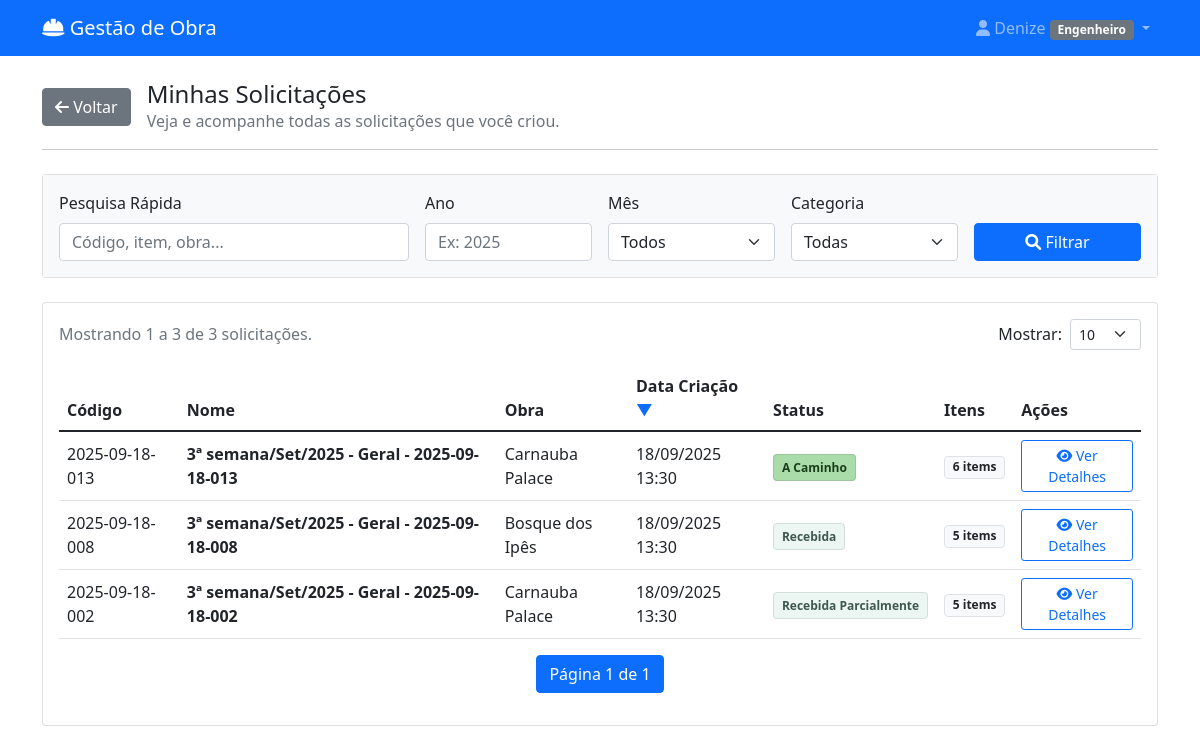
The app's page /minhas-solicitacoes/ (signed in), older data.
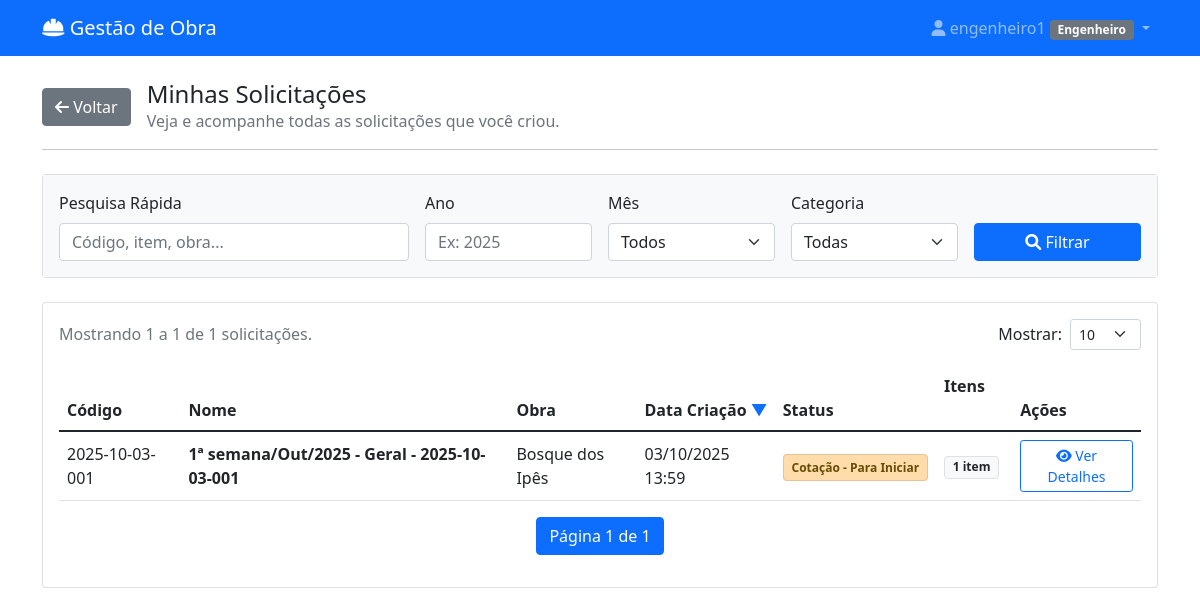
The same page, newer data.
### materiais/models.py (models this page shows, shortened)
class User(AbstractUser):
    PERFIL_CHOICES = [
        ('almoxarife_obra', 'Almoxarife da Obra'),
        ('engenheiro', 'Engenheiro'),
        ('almoxarife_escritorio', 'Almoxarife do Escritório'),
        ('diretor', 'Diretor'),
    ]
    perfil = models.CharField(max_length=30, choices=PERFIL_CHOICES)
    telefone = models.CharField(max_length=15, blank=True)
    obras = models.ManyToManyField('Obra', blank=True, related_name='usuarios')
    assinatura_imagem = models.ImageField(upload_to='assinaturas/', null=True, blank=True, verbose_name="Imagem da Assinatura")

class SolicitacaoCompra(models.Model):
    STATUS_CHOICES = [
        ('rascunho', 'Rascunho'),
        ('pendente_aprovacao', 'Pendente de Aprovação'),
        ('aprovado_engenharia', 'Aprovado - Engenharia'),
        ('aprovada', 'Cotação - Para Iniciar'),
        ('rejeitada', 'Rejeitada'),
        ('em_cotacao', 'Cotação - Em Andamento'),
        ('aguardando_resposta', 'Cotação - Aguardando Resposta'),
        ('cotacao_selecionada', 'Cotação - Recebida/Analisar'),
        ('finalizada', 'RM Gerada'),
        ('a_caminho', 'A Caminho'),
        ('recebida_parcial', 'Recebida Parcialmente'),  # <-- NOVO STATUS ADICIONADO
        ('recebida', 'Recebida'),
    ]
    numero = models.CharField(max_length=100, unique=True, blank=True, verbose_name="Código")
    solicitante = models.ForeignKey(User, on_delete=models.CASCADE, related_name='solicitacoes')
    obra = models.ForeignKey(Obra, on_delete=models.CASCADE, null=True, blank=True)
    destino = models.ForeignKey(
        DestinoEntrega,
        on_delete=models.SET_NULL,
        null=True,
        blank=True,
        verbose_name="Destino de Entrega"
    )
    categoria_sc = models.ForeignKey(
        CategoriaSC,
        on_delete=models.SET_NULL,
        null=True,
        blank=True,
        verbose_name="Categoria da SC"
    )
    data_criacao = models.DateTimeField(auto_now_add=True)
    data_necessidade = models.DateField()
    justificativa = models.TextField(verbose_name="Observação Geral")
    is_emergencial = models.BooleanField(default=False, verbose_name="Solicitação Emergencial")
    status = models.CharField(max_length=20, choices=STATUS_CHOICES, default='rascunho')
    aprovador = models.ForeignKey(User, on_delete=models.SET_NULL, null=True, blank=True, related_name='aprovacoes')
    data_aprovacao = models.DateTimeField(null=True, blank=True)
    observacoes_aprovacao = models.TextField(blank=True)
    data_recebimento = models.DateTimeField(null=True, blank=True, verbose_name="Data de Recebimento")
    recebedor = models.ForeignKey(User, on_delete=models.CASCADE, verbose_name="Recebedor", null=True, blank=True)
    sc_mae = models.ForeignKey(
        'self',
        on_delete=models.SET_NULL,
        null=True,
        blank=True,
        related_name='scs_filhas'
    )
    @property
    def nome_descritivo(self):
        if not self.numero or not self.data_criacao:
            return "SC em criação..."
        data = timezone.localtime(self.data_criacao)
        semana_do_mes = (data.day - 1) // 7 + 1
        meses = ['Jan', 'Fev', 'Mar', 'Abr', 'Mai', 'Jun', 'Jul', 'Ago', 'Set', 'Out', 'Nov', 'Dez']
        mes_str = meses[data.month - 1]
        ano_str = data.strftime('%Y')
        categoria_nome = self.categoria_sc.nome if self.categoria_sc else "Geral"
        return f"{semana_do_mes}ª semana/{mes_str}/{ano_str} - {categoria_nome} - {self.numero}"

class Obra(models.Model):
    nome = models.CharField(max_length=100, verbose_name="Nome da Obra")
    endereco = models.CharField(max_length=200, blank=True, verbose_name="Endereço")
    data_inicio = models.DateField(null=True, blank=True, verbose_name="Data de Início")
    data_fim = models.DateField(null=True, blank=True, verbose_name="Data de Fim")
    ativa = models.BooleanField(default=True, verbose_name="Ativa")
    class Meta:
        verbose_name = "Obra"
        verbose_name_plural = "Obras"

### materiais/views.py (the view)
# urls.py: path('minhas-solicitacoes/', views.minhas_solicitacoes, name='minhas_solicitacoes'),
@login_required
def minhas_solicitacoes(request):
    termo_busca = request.GET.get('q', '').strip()
    ano = request.GET.get('ano', '')
    mes = request.GET.get('mes', '')
    categoria_id = request.GET.get('categoria', '')
    sort_by = request.GET.get('sort', 'data_criacao')
    direction = request.GET.get('dir', 'desc')
    base_query = SolicitacaoCompra.objects.filter(solicitante=request.user)
    if termo_busca:
        base_query = base_query.filter(
            Q(numero__icontains=termo_busca) | Q(nome_descritivo__icontains=termo_busca) |
            Q(itens__descricao__icontains=termo_busca) | Q(obra__nome__icontains=termo_busca)
        ).distinct()
    if ano: base_query = base_query.filter(data_criacao__year=ano)
    if mes: base_query = base_query.filter(data_criacao__month=mes)
    if categoria_id: base_query = base_query.filter(categoria_sc_id=categoria_id)
    base_query = base_query.annotate(item_count=Count('itens'))
    status_order = Case(*[When(status=s[0], then=Value(i)) for i, s in enumerate(SolicitacaoCompra.STATUS_CHOICES)], output_field=IntegerField())
    base_query = base_query.annotate(status_order=status_order)
    valid_sort_fields = {'codigo': 'numero', 'obra': 'obra__nome', 'data_criacao': 'data_criacao', 'status': 'status_order', 'itens': 'item_count'}
    order_field = valid_sort_fields.get(sort_by, 'data_criacao')
    order = f'-{order_field}' if direction == 'desc' else order_field
    solicitacoes_list = base_query.select_related('obra').order_by(order)
    per_page = request.GET.get('per_page', 10) # Padrão de 10 itens por página
    paginator = Paginator(solicitacoes_list, per_page)
    page_number = request.GET.get('page')
    page_obj = paginator.get_page(page_number)
    context = {
        'solicitacoes': page_obj, # IMPORTANTE: Enviamos o objeto da página, não mais a lista completa
        'per_page': per_page,
        'categorias_sc': CategoriaSC.objects.all().order_by('nome'),
        'meses_opcoes': range(1, 13),
        'filtros_aplicados': { 'q': termo_busca, 'ano': ano, 'mes': mes, 'categoria': categoria_id, },
        'current_sort': sort_by,
        'current_dir': direction,
    }
    return render(request, 'materiais/minhas_solicitacoes.html', context)

### materiais/templatetags/materiais_extras.py (called while the page is built)
@register.filter
def remove_param(query_string, keys_to_remove):
    keys_to_remove = keys_to_remove.split(',')
    query_dict = QueryDict(query_string).copy()
    for key in keys_to_remove:
        if key in query_dict:
            del query_dict[key]
    return query_dict.urlencode()

### materiais/templates/materiais/minhas_solicitacoes.html (shortened to what this page needs)
{% extends 'materiais/base.html' %}
{% load materiais_extras %}
{% block content %}
<div class="d-flex align-items-center mb-3">
    <a href="{% url 'materiais:dashboard' %}" class="btn btn-secondary me-3"><i class="fas fa-arrow-left"></i> Voltar</a>
    <div>
        <h4 class="mb-0">Minhas Solicitações</h4>
        <p class="text-muted mb-0">Veja e acompanhe todas as solicitações que você criou.</p>
    </div>
</div>
<hr class="mb-4">
<div class="card mb-4">
    <div class="card-body bg-light">
        <form method="GET" action="{% url 'materiais:minhas_solicitacoes' %}">
            <div class="row g-3 align-items-end">
                <div class="col-md-4"><label for="q" class="form-label">Pesquisa Rápida</label><input type="text" name="q" id="q" class="form-control" value="{{ filtros_aplicados.q }}" placeholder="Código, item, obra..."></div>
                <div class="col-md-2"><label for="ano" class="form-label">Ano</label><input type="number" name="ano" id="ano" class="form-control" value="{{ filtros_aplicados.ano }}" placeholder="Ex: 2025"></div>
                <div class="col-md-2"><label for="mes" class="form-label">Mês</label><select name="mes" id="mes" class="form-select"><option value="">Todos</option></select></div>
                <div class="col-md-2"><label for="categoria" class="form-label">Categoria</label><select name="categoria" id="categoria" class="form-select"><option value="">Todas</option></select></div>
                <div class="col-md-2"><button type="submit" class="btn btn-primary w-100"><i class="fas fa-search"></i> Filtrar</button></div>
            </div>
        </form>
    </div>
</div>
<div class="card">
    <div class="card-body">
        {% if solicitacoes %}
        <div class="d-flex justify-content-between align-items-center mb-3">
            <p class="text-muted mb-0">
                Mostrando {{ solicitacoes.start_index }} a {{ solicitacoes.end_index }} de {{ solicitacoes.paginator.count }} solicitações.
            </p>
            <form method="GET" action="" class="d-flex align-items-center">
                <label for="per_page" class="form-label me-2 mb-0">Mostrar:</label>
                <select name="per_page" id="per_page" class="form-select form-select-sm" style="width: auto;" onchange="this.form.submit()">
                    <option value="10" {% if per_page == '10' %}selected{% endif %}>10</option>
                </select>
            </form>
        </div>
            <div class="table-responsive">
                <table class="table table-hover align-middle">
                    <thead>
                        <tr>
                            {% with base_url=request.path url_params=request.GET.urlencode|remove_param:'sort,dir' %}
                            <th class="sortable">
                                <a href="{{ base_url }}?sort=codigo&dir={% if current_sort == 'codigo' and current_dir == 'asc' %}desc{% else %}asc{% endif %}&{{ url_params }}">
                                    Código
                                </a>
                            </th>
                            <th>Nome</th>
                            <th class="sortable">
                                <a href="{{ base_url }}?sort=obra&dir={% if current_sort == 'obra' and current_dir == 'asc' %}desc{% else %}asc{% endif %}&{{ url_params }}">
                                    Obra
                                </a>
                            </th>
                            <th class="sortable">
                                <a href="{{ base_url }}?sort=data_criacao&dir={% if current_sort == 'data_criacao' and current_dir == 'asc' %}desc{% else %}asc{% endif %}&{{ url_params }}">
                                    Data Criação <span class="sort-icon">{% if current_sort == 'data_criacao' or not current_sort %}{% if current_dir == 'asc' %}&#9650;{% else %}&#9660;{% endif %}{% endif %}</span>
                                </a>
                            </th>
                            <th class="sortable">
                                <a href="{{ base_url }}?sort=status&dir={% if current_sort == 'status' and current_dir == 'asc' %}desc{% else %}asc{% endif %}&{{ url_params }}">
                                    Status
                                </a>
                            </th>
                            <th class="sortable">
                                <a href="{{ base_url }}?sort=itens&dir={% if current_sort == 'itens' and current_dir == 'asc' %}desc{% else %}asc{% endif %}&{{ url_params }}">
                                    Itens
                                </a>
                            </th>
                            <th>Ações</th>
                            {% endwith %}
                        </tr>
                    </thead>
                    <tbody>
                        {% for solicitacao in solicitacoes %}
                        <tr>
                            <td>{{ solicitacao.numero }}</td>
                            <td><strong>{{ solicitacao.nome_descritivo }}</strong></td>
                            <td>{{ solicitacao.obra.nome|default:"-" }}</td>
                            <td>{{ solicitacao.data_criacao|date:"d/m/Y H:i" }}</td>
                            <td>
                                {% if solicitacao.status == 'pendente_aprovacao' %}<span class="status-badge badge-aberto">{{ solicitacao.get_status_display }}</span>
                                {% elif solicitacao.status == 'aprovada' or solicitacao.status == 'aprovado_engenharia' %}<span class="status-badge badge-aprovado">{{ solicitacao.get_status_display }}</span>
                                {% elif solicitacao.status == 'em_cotacao' or solicitacao.status == 'aguardando_resposta' or solicitacao.status == 'cotacao_selecionada' %}<span class="status-badge badge-cotacao">{{ solicitacao.get_status_display }}</span>
                                {% elif solicitacao.status == 'finalizada' %}<span class="status-badge badge-finalizada">{{ solicitacao.get_status_display }}</span>
                                {% elif solicitacao.status == 'a_caminho' %}<span class="status-badge badge-caminho">{{ solicitacao.get_status_display }}</span>
                                {% elif solicitacao.status == 'recebida' or solicitacao.status == 'recebida_parcial' %}<span class="status-badge badge-entregue">{{ solicitacao.get_status_display }}</span>
                                {% elif solicitacao.status == 'rejeitada' %}<span class="status-badge badge-rejeitada">{{ solicitacao.get_status_display }}</span>
                                {% else %}<span class="badge bg-secondary">{{ solicitacao.get_status_display }}</span>{% endif %}
                            </td>
                            <td>
                                <span class="badge bg-light text-dark border">{{ solicitacao.item_count }} item{{ solicitacao.item_count|pluralize:"s" }}</span>
                            </td>
                            <td>
                                <button class="btn btn-sm btn-outline-primary btn-ver-detalhes" data-bs-toggle="modal" data-bs-target="#modalDetalhesSC" data-sc-id="{{ solicitacao.id }}">
                                    <i class="fas fa-eye"></i> Ver Detalhes
                                </button>
                            </td>
                        </tr>
                        {% endfor %}
                    </tbody>
                </table>
            </div>
            <nav>
                <ul class="pagination justify-content-center">
                    <li class="page-item active" aria-current="page">
                        <span class="page-link">Página {{ solicitacoes.number }} de {{ solicitacoes.paginator.num_pages }}</span>
                    </li>
                </ul>
            </nav>
        {% else %}
            <div class="text-center p-5">
                <i class="fas fa-inbox fa-3x text-muted mb-3"></i>
                <h5>Nenhuma solicitação encontrada</h5>
                <p class="text-muted">Tente ajustar os filtros ou crie uma nova solicitação.</p>
            </div>
        {% endif %}
    </div>
</div>
{% endblock %}

### materiais/templates/materiais/base.html (shortened to what this page needs)
<!DOCTYPE html>
<html lang="pt-br">
<head>
    <link href="https://cdn.jsdelivr.net/npm/bootstrap@5.1.3/dist/css/bootstrap.min.css" rel="stylesheet">
    <link href="https://cdnjs.cloudflare.com/ajax/libs/font-awesome/6.0.0/css/all.min.css" rel="stylesheet">
</head>
<body>
    <nav class="navbar navbar-expand-lg navbar-dark bg-primary">
        <div class="container">
            <a class="navbar-brand" href="{% url 'materiais:dashboard' %}">
                <i class="fas fa-hard-hat"></i> Gestão de Obra
            </a>
            {% if user.is_authenticated %}
            <div class="navbar-nav ms-auto">
                <div class="nav-item dropdown">
                    <a class="nav-link dropdown-toggle" href="#" role="button" data-bs-toggle="dropdown">
                        <i class="fas fa-user"></i> {{ user.get_full_name|default:user.username }}
                        <span class="badge bg-secondary">{{ user.get_perfil_display }}</span>
                    </a>
                </div>
            </div>
            {% endif %}
        </div>
    </nav>
    <div class="container mt-4">
        {% block content %}
        {% endblock %}
    </div>
</body>
</html>

Row changes from the older to the newer data that the page shows:
removed SolicitacaoCompra: numero "2025-09-18-013", nome_descritivo "3ª semana/Set/2025 - Geral - 2025-09-18-013", obra.nome "Carnauba Palace", data_criacao "18/09/2025 13:30", status "A Caminho", item_count "6"
removed SolicitacaoCompra: numero "2025-09-18-008", nome_descritivo "3ª semana/Set/2025 - Geral - 2025-09-18-008", obra.nome "Bosque dos Ipês", data_criacao "18/09/2025 13:30", status "Recebida", item_count "5"
removed SolicitacaoCompra: numero "2025-09-18-002", nome_descritivo "3ª semana/Set/2025 - Geral - 2025-09-18-002", obra.nome "Carnauba Palace", data_criacao "18/09/2025 13:30", status "Recebida Parcialmente", item_count "5"
changed User "Engenheiro": get_full_name "Denize" → "engenheiro1"
added SolicitacaoCompra: numero "2025-10-03-001", nome_descritivo "1ª semana/Out/2025 - Geral - 2025-10-03-001", obra.nome "Bosque dos Ipês", data_criacao "03/10/2025 13:59", status "Cotação - Para Iniciar", item_count "1"
Text that changed along with them:
{{ solicitacoes.end_index }}: "3" → "1"
{{ solicitacoes.paginator.count }}: "3" → "1"
